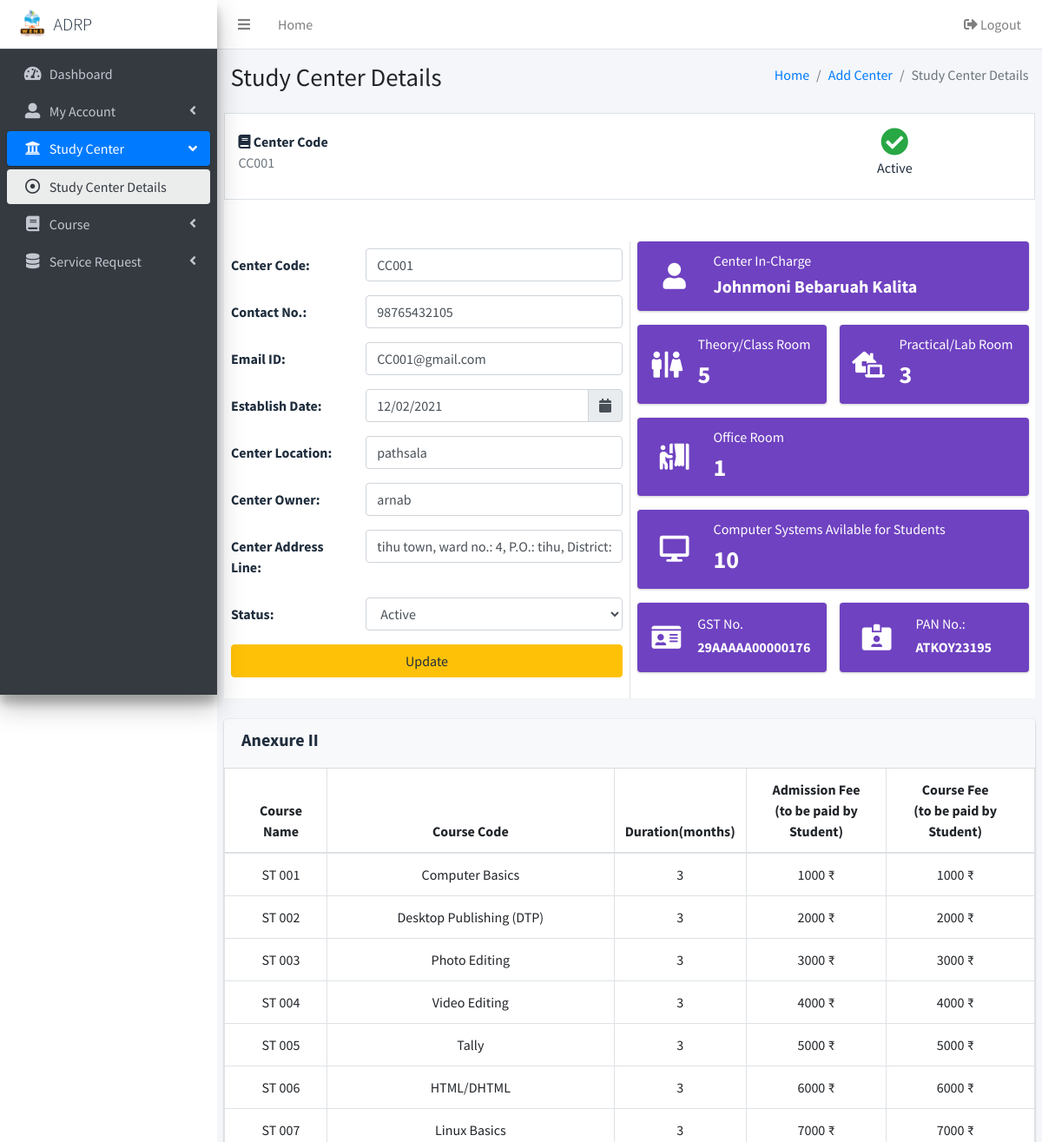
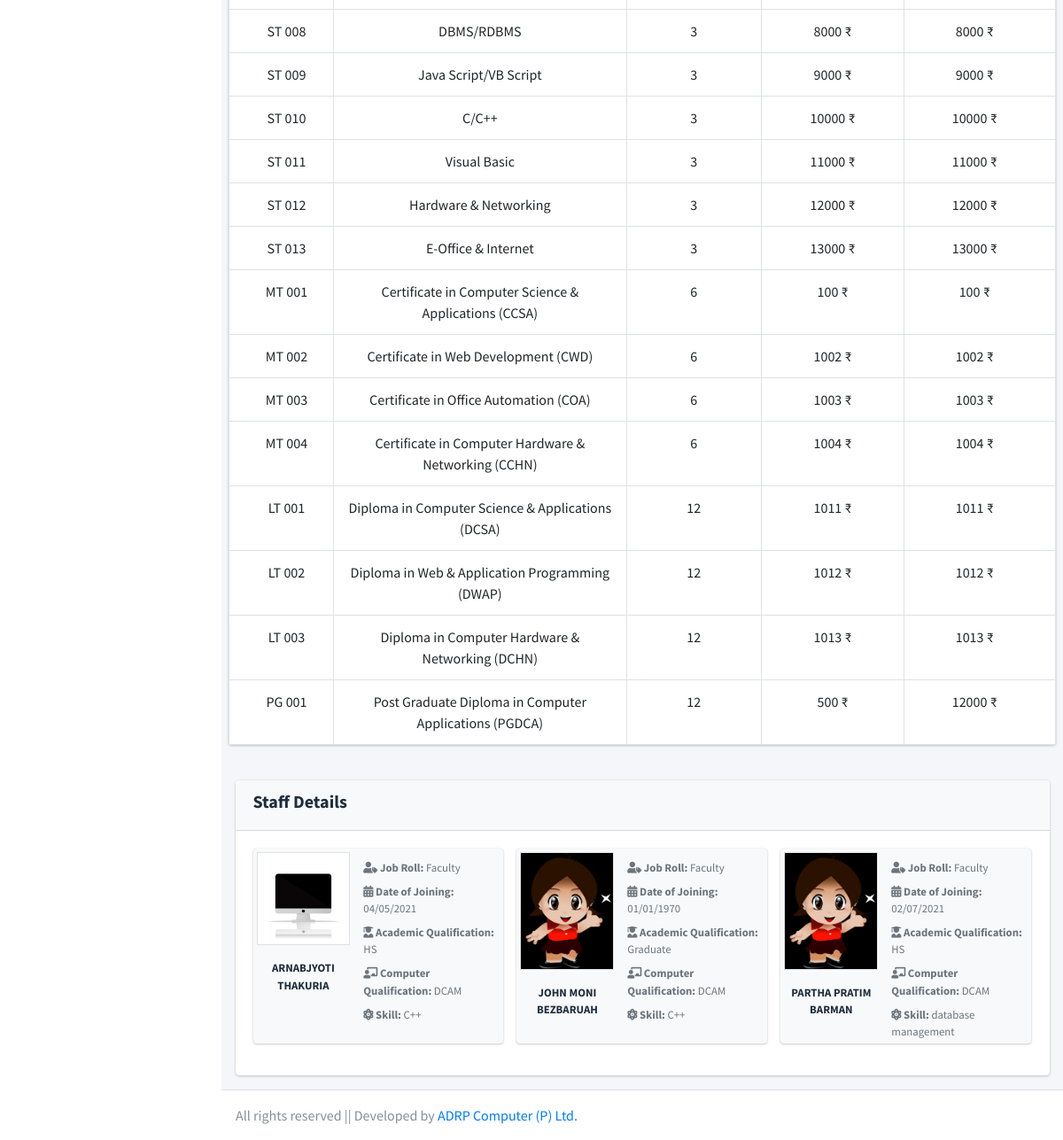
/files/study-center-details.php?id=20 (signed in), run on the app's committed database (2 pictures, top to bottom).
### tables this page shows
CREATE TABLE `anx_2` (
  `anx_id` int(11) NOT NULL AUTO_INCREMENT,
  `course_id` int(11) NOT NULL,
  `user_id` int(11) NOT NULL,
  `course_fee` int(11) NOT NULL,
  `admission_fee` int(11) NOT NULL,
  PRIMARY KEY (`anx_id`,`course_id`,`user_id`),
  KEY `course_id` (`course_id`),
  KEY `user_id` (`user_id`),
  CONSTRAINT `anx_2_ibfk_1` FOREIGN KEY (`course_id`) REFERENCES `course` (`course_id`) ON DELETE CASCADE ON UPDATE CASCADE,
  CONSTRAINT `anx_2_ibfk_2` FOREIGN KEY (`user_id`) REFERENCES `admin` (`u_id`) ON DELETE CASCADE ON UPDATE CASCADE
);

CREATE TABLE `course` (
  `course_id` int(11) NOT NULL AUTO_INCREMENT,
  `course_code` varchar(30) NOT NULL,
  `course_name` varchar(100) NOT NULL,
  `duration` varchar(40) NOT NULL,
  `duration_hrs` varchar(20) NOT NULL,
  PRIMARY KEY (`course_id`)
);

CREATE TABLE `staff` (
  `staff_id` int(11) NOT NULL AUTO_INCREMENT,
  `full_name` varchar(100) NOT NULL,
  `aca_quali` varchar(50) NOT NULL,
  `cmp_quali` varchar(50) NOT NULL,
  `date_of_join` date NOT NULL,
  `job_roll` varchar(50) NOT NULL,
  `skill` varchar(50) NOT NULL,
  `staff_img` varchar(100) NOT NULL,
  `u_id` int(11) NOT NULL,
  PRIMARY KEY (`staff_id`,`u_id`),
  KEY `u_id` (`u_id`),
  CONSTRAINT `staff_ibfk_1` FOREIGN KEY (`u_id`) REFERENCES `admin` (`u_id`) ON DELETE CASCADE ON UPDATE CASCADE
);

### include/session.php (called while the page is built, shortened)
<?php
include('connection.php');
$user_email = $_SESSION["user_email"];
$qry1 = $mysqli->query("select * from admin where user_name='$user_email' limit 1");
if ($qry1) {
	$row = $qry1->fetch_assoc();
    $role = $row['role'];
    $user_name = $row['user_name'];
}
?>

### files/study-center-details.php (the view, shortened to what this page needs)
  <?php
  include('../include/header.php');
  $id=$_GET['id'];
if ($role == "admin") {
  ?>
  <aside class="main-sidebar sidebar-dark-primary elevation-4">
    <a href="dashboard.php" class="brand-link bg-white">
      <img src="../dist/img/adr.png" alt="Admin Logo" class="brand-image">
      <span class="brand-text text-uppercase font-weight-light"><?php echo $user_name; ?></span>
    </a>
    <div class="sidebar">
      <nav class="mt-2">
        <ul class="nav nav-pills nav-sidebar flex-column" data-widget="treeview" role="menu" data-accordion="true">
          <li class="nav-item">
            <a href="dashboard.php" class="nav-link">
              <i class="nav-icon fas fa-tachometer-alt"></i>
              <p>
                Dashboard
              </p>
            </a>
          </li>
          <li class="nav-item">
            <a href="#" class="nav-link">
              <i class="nav-icon fas fa-user-alt"></i>
              <p>
                My Account
                <i class="fas fa-angle-left right"></i>
              </p>
            </a>
          </li>
          <li class="nav-item menu-open">
            <a href="#" class="nav-link active">
              <i class="nav-icon fas fa-university"></i>
              <p>
                Study Center
                <i class="fas fa-angle-left right"></i>
              </p>
            </a>
            <ul class="nav nav-treeview">
              <li class="nav-item">
                <a href="add_center.php" class="nav-link active">
                  <i class="far fa-dot-circle nav-icon"></i>
                  <p>Study Center Details</p>
                </a>
              </li>
            </ul>
          </li>
          <li class="nav-item">
            <a href="#" class="nav-link">
              <i class="nav-icon fas fa-book"></i>
              <p>
                Course
                <i class="fas fa-angle-left right"></i>
              </p>
            </a>
          </li>
          <li class="nav-item">
            <a href="#" class="nav-link">
              <i class="nav-icon fas fa-database"></i>
              <p>
                Service Request
                <i class="fas fa-angle-left right"></i>
              </p>
            </a>
      </nav>
    </div>
  </aside>
  <div class="content-wrapper">
    <div class="content-header">
      <div class="container-fluid">
        <div class="row mb-2">
          <div class="col-sm-6">
            <h1 class="m-0">Study Center Details</h1>
          </div>
          <div class="col-sm-6">
            <ol class="breadcrumb float-sm-right">
              <li class="breadcrumb-item"><a href="deshboard.php">Home</a></li>
              <li class="breadcrumb-item"><a href="add_center.php">Add Center</a></li>
              <li class="breadcrumb-item active">Study Center Details</li>
            </ol>
          </div>
        </div>
      </div>
    </div>
    <?php
      include('../include/connection.php');
      $qry2=$mysqli->query("select * from admin where u_id='$id'");
      while($row=$qry2->fetch_array()){
        $status = $row['user_status'];
        $est_date = $row['est_date'];
        $est_date = str_replace('-', '/', $est_date);
        $est_date = date('d-m-y', strtotime($est_date));
    ?>
    <section class="content">
      <div class="container-fluid">
        <div class="row bg-white border p-2">
          <div class="col-8 ">
          <strong><i class="fas fa-book pt-3"></i> Center Code</strong>
            <p class="text-muted">
              <?php echo $row['user_name']; ?>
            </p>
          </div>
          <div class="col-4 float-right text-center pt-2">
            <p>
                      <?php
                      if($status == "0"){
                        echo "<i class='fas text-danger fa-times-circle fa-2x'></i><br>Suspend";
                      }elseif ($status == "1") {
                        echo "<i class='fas text-success fa-check-circle fa-2x'></i><br>Active";
                      } ?>
                      </p>
          </div>
        </div>
        <div class="row bg-white">
        <br><br>
        <div class="col-md-12 p-2">
        </div>
    <div class="col-md-6 p-2">
      <form action="" method="POST">
        <div class="form-group row">
    <label  class="col-sm-4 col-form-label">Center Code:</label>
    <div class="col-sm-8">
  <input type="text" class="form-control" name="user_name" required="required" value="<?php echo $row['user_name']; ?>">
    </div>
  </div>
  <div class="form-group row">
    <label  class="col-sm-4 col-form-label">Contact No.:</label>
    <div class="col-sm-8">
  <input type="number" class="form-control" name="contact_no" required="required" value="<?php echo $row['contact_no']; ?>">
    </div>
  </div>
  <div class="form-group row">
    <label class="col-sm-4 col-form-label">Email ID:</label>
    <div class="col-sm-8">
  <input type="email" class="form-control" name="email" required="required" value="<?php echo $row['email']; ?>">
    </div>
  </div>
  <div class="form-group row">
    <label class="col-sm-4 col-form-label">Establish Date:</label>
    <div class="col-sm-8 input-group date" id="establishDate" data-target-input="nearest">
      <input type="text" name="est_date" required="required" class="form-control datetimepicker-input" value="<?php echo $est_date; ?>" data-target="#establishDate"/>
        <div class="input-group-append" data-target="#establishDate" data-toggle="datetimepicker">
          <div class="input-group-text"><i class="fa fa-calendar"></i></div>
        </div>
      </div>
  </div>
  <div class="form-group row">
    <label class="col-sm-4 col-form-label">Center Location:</label>
    <div class="col-sm-8">
  <input type="text" class="form-control" name="center_location" required="required" value="<?php echo $row['center_location']; ?>">
    </div>
  </div>
   <div class="form-group row">
    <label  class="col-sm-4 col-form-label">Center Owner:</label>
    <div class="col-sm-8">
  <input type="text" class="form-control" name="center_owner" required="required" value="<?php echo $row['center_owner']; ?>">
    </div>
  </div>
   <div class="form-group row">
    <label class="col-sm-4 col-form-label">Center Address Line:</label>
    <div class="col-sm-8">
  <input type="text" class="form-control" name="address" required="required" value="<?php echo $row['address']; ?>">
    </div>
  </div>
  <div class="form-group row">
    <label class="col-sm-4 col-form-label">Status:</label>
    <div class="col-sm-8">
        <select name="c_status" class="form-control" required>
          <?php if($status == "0"){ ?>
            <option value="0">Suspend</option>
            <option value="1">Active</option>
        <?php } elseif($status == "1"){ ?>
          <option value="1">Active</option>
        <?php } ?>
        </select>
    </div>
  </div>
  <div class="form-group row">
    <div class="col-sm-12">
      <button type="submit" name="submit" class="btn btn-block btn-warning">Update</button>
    </div>
  </div>
</form>
    </div>
     <div class="col-md-6 border-left">
      <div class="row">
        <div class="col-md-12">
            <div class="info-box bg-purple">
              <span class="info-box-icon"><i class="fas fa-user"></i></span>
              <div class="info-box-content">
                <span class="info-box-text">Center In-Charge</span>
                <span class="info-box-number number h5"><?php echo $row['center_in_chrg']; ?></span>
              </div>
            </div>
          </div>
          <div class="col-md-6">
            <div class="info-box bg-purple">
              <span class="info-box-icon"><i class="fas fa-restroom"></i></span>
              <div class="info-box-content">
                <span class="info-box-text">Theory/Class Room</span>
                <span class="info-box-number number h3"><?php echo $row['theory_room']; ?></span>
              </div>
            </div>
          </div>
          <div class="col-md-6">
            <div class="info-box bg-purple">
              <span class="info-box-icon"><i class="fas fa-laptop-house"></i></span>
              <div class="info-box-content">
                <span class="info-box-text">Practical/Lab Room</span>
                <span class="info-box-number number h3"><?php echo $row['lab_room']; ?></span>
              </div>
            </div>
          </div>
          <div class="col-md-12">
            <div class="info-box bg-purple">
              <span class="info-box-icon"><i class="fas fa-person-booth"></i></span>
              <div class="info-box-content">
                <span class="info-box-text">Office Room</span>
                <span class="info-box-number number h3"><?php echo $row['office_room']; ?></span>
              </div>
            </div>
          </div>
          <div class="col-md-12">
            <div class="info-box bg-purple">
              <span class="info-box-icon"><i class="fas fa-desktop"></i></span>
              <div class="info-box-content">
                <span class="info-box-text">Computer Systems Avilable for Students</span>
                <span class="info-box-number number h3"><?php echo $row['system_no']; ?></span>
              </div>
            </div>
          </div>
          <div class="col-md-6">
            <div class="info-box bg-purple">
              <span class="info-box-icon"><i class="fas fa-id-card"></i></span>
              <div class="info-box-content">
                <span class="info-box-text">GST No.</span>
                <span class="info-box-number number h6"><?php echo $row['gst']; ?></span>
              </div>
            </div>
          </div>
          <div class="col-md-6">
            <div class="info-box bg-purple">
              <span class="info-box-icon"><i class="fas fa-id-card-alt"></i></span>
              <div class="info-box-content">
                <span class="info-box-text">PAN No.:</span>
                <span class="info-box-number number h6"><?php echo $row['pan']; ?></span>
              </div>
            </div>
          </div>
      </div>
    </div>
  </div>
<br>
<div class="row">
 <div class="card">
  <div class="card-header bg-light">
    <h5><b>Anexure II</b></h5>
  </div>
  <div class="card-body table-responsive p-0">
    <table class="table table-bordered table-hover text-center">
      <thead>
        <tr>
          <th>Course Name</th>
          <th>Course Code</th>
          <th>Duration(months)</th>
          <th>Admission Fee <br>(to be paid by Student)</th>
          <th>Course Fee <br>(to be paid by Student)</th>
        </tr>
      </thead>
      <tbody>
        <?php
          $qry3=$mysqli->query("select * from anx_2 inner join course on anx_2.course_id = course.course_id where user_id='$id'");
           while($row3=$qry3->fetch_array()){
        ?>
        <tr>
          <td><?php echo $row3['course_code']; ?></td>
          <td><?php echo $row3['course_name']; ?></td>
          <td><?php echo $row3['duration']; ?></td>
          <td><?php echo $row3['admission_fee']; ?> ₹</td>
          <td><?php echo $row3['course_fee']; ?> ₹</td>
          </tr>
        <?php } ?>
        </tbody>
      </table>
    </div>
  </div>
  </div>
  <br>
        <div class="row">
          <div class="col-12">
      <div class="card card-solid">
        <div class="card-header bg-light">
          <h5><b>Staff Details</b></h5>
        </div>
        <div class="card-body">
          <div class="row small">
            <?php
                      include('../include/connection.php');
                      $qry2=$mysqli->query("select * from staff where u_id=$id");
                      while($row=$qry2->fetch_array()){
                        $date_of_join = $row['date_of_join'];
                        $date_join = str_replace('-', '/', $date_of_join);
                        $date_join = date('d/m/Y', strtotime($date_join));
                            ?>
            <div class="col-12 col-md-4 d-flex align-items-stretch flex-column">
              <div class="card bg-light d-flex flex-fill">
                <div class="card-body p-1">
                  <div class="row">
                    <div class="col-5 col-sm-5 col-md-5 text-center">
                      <img src="../dist/img/staff_img/<?php echo $row['staff_img']; ?>" alt="user-avatar" class=" img-fluid border">
                      <br>
                      <div class=" pt-3 text-uppercase"><b><?php echo $row['full_name']; ?></b></div>
                    </div>
                    <div class="col-7 col-sm-7 col-md-7">
                      <ul class="m-0 fa-ul text-muted">
                        <li class="h7 pt-2"><i class="fas fa-user-tag"></i><b> Job Roll: </b><?php echo $row['job_roll']; ?></li>
                        <li class="h7 pt-2"><i class="fas fa-calendar-alt"></i><b> Date of Joining: </b> <?php echo $date_join; ?></li>
                        <li class="h7 pt-2"><i class="fas fa-user-graduate"></i><b> Academic Qualification: </b> <?php echo $row['aca_quali']; ?></li>
                        <li class="h7 pt-2"><i class="fas fa-chalkboard-teacher"></i><b> Computer Qualification: </b> <?php echo $row['cmp_quali']; ?></li>
                        <?php if ($row['job_roll'] == "Faculty") {
                        ?>
                        <li class="h7 pt-2"><i class="fas fa-atom"></i><b> Skill: </b> <?php echo $row['skill']; ?></li>
                        <?php }
                      else{
                      } ?>
                      </ul>
                    </div>
                  </div>
                </div>
              </div>
            </div>
            <?php } ?>
          </div>
        </div>
      </div>
          </div>
        </div>
      </div>
    </section>
  <?php } ?>
  </div>
   <?php
   }else{
      echo "<script type='text/javascript'>alert('You are not authorized to access.');
    window.location.href='dashboard.php';</script>";
    }
  include('../include/footer.php');
  ?>

### data on the page
anx_2: course.course_code "ST 001", course.course_name "Computer Basics", course.duration "3", admission_fee "1000", course_fee "1000"
anx_2: course.course_code "ST 002", course.course_name "Desktop Publishing (DTP)", course.duration "3", admission_fee "2000", course_fee "2000"
anx_2: course.course_code "ST 003", course.course_name "Photo Editing", course.duration "3", admission_fee "3000", course_fee "3000"
anx_2: course.course_code "ST 004", course.course_name "Video Editing", course.duration "3", admission_fee "4000", course_fee "4000"
anx_2: course.course_code "ST 005", course.course_name "Tally", course.duration "3", admission_fee "5000", course_fee "5000"
anx_2: course.course_code "ST 006", course.course_name "HTML/DHTML", course.duration "3", admission_fee "6000", course_fee "6000"
anx_2: course.course_code "ST 007", course.course_name "Linux Basics", course.duration "3", admission_fee "7000", course_fee "7000"
anx_2: course.course_code "ST 008", course.course_name "DBMS/RDBMS", course.duration "3", admission_fee "8000", course_fee "8000"
anx_2: course.course_code "ST 009", course.course_name "Java Script/VB Script", course.duration "3", admission_fee "9000", course_fee "9000"
anx_2: course.course_code "ST 010", course.course_name "C/C++", course.duration "3", admission_fee "10000", course_fee "10000"
anx_2: course.course_code "ST 011", course.course_name "Visual Basic", course.duration "3", admission_fee "11000", course_fee "11000"
anx_2: course.course_code "ST 012", course.course_name "Hardware & Networking", course.duration "3", admission_fee "12000", course_fee "12000"
anx_2: course.course_code "ST 013", course.course_name "E-Office & Internet", course.duration "3", admission_fee "13000", course_fee "13000"
anx_2: course.course_code "MT 001", course.course_name "Certificate in Computer Science & Applications (CCSA)", course.duration "6", admission_fee "100", course_fee "100"
anx_2: course.course_code "MT 002", course.course_name "Certificate in Web Development (CWD)", course.duration "6", admission_fee "1002", course_fee "1002"
anx_2: course.course_code "MT 003", course.course_name "Certificate in Office Automation (COA)", course.duration "6", admission_fee "1003", course_fee "1003"
anx_2: course.course_code "MT 004", course.course_name "Certificate in Computer Hardware & Networking (CCHN)", course.duration "6", admission_fee "1004", course_fee "1004"
anx_2: course.course_code "LT 001", course.course_name "Diploma in Computer Science & Applications (DCSA)", course.duration "12", admission_fee "1011", course_fee "1011"
anx_2: course.course_code "LT 002", course.course_name "Diploma in Web & Application Programming (DWAP)", course.duration "12", admission_fee "1012", course_fee "1012"
anx_2: course.course_code "LT 003", course.course_name "Diploma in Computer Hardware & Networking (DCHN)", course.duration "12", admission_fee "1013", course_fee "1013"
anx_2: course.course_code "PG 001", course.course_name "Post Graduate Diploma in Computer Applications (PGDCA)", course.duration "12", admission_fee "500", course_fee "12000"
staff: staff_img (picture), full_name "ARNABJYOTI THAKURIA", job_roll "Faculty", date_of_join "04/05/2021", aca_quali "HS", cmp_quali "DCAM", skill "C++"
staff: staff_img (picture), full_name "JOHN MONI BEZBARUAH", job_roll "Faculty", date_of_join "01/01/1970", aca_quali "Graduate", cmp_quali "DCAM", skill "C++"
staff: staff_img (picture), full_name "PARTHA PRATIM BARMAN", job_roll "Faculty", date_of_join "02/07/2021", aca_quali "HS", cmp_quali "DCAM", skill "database management"

### other printed values
$user_name "ADRP"
$row['user_name'] "CC001"
$row['center_in_chrg'] "Johnmoni Bebaruah Kalita"
$row['theory_room'] "5"
$row['lab_room'] "3"
$row['office_room'] "1"
$row['system_no'] "10"
$row['gst'] "29AAAAA00000176"
$row['pan'] "ATKOY23195"
